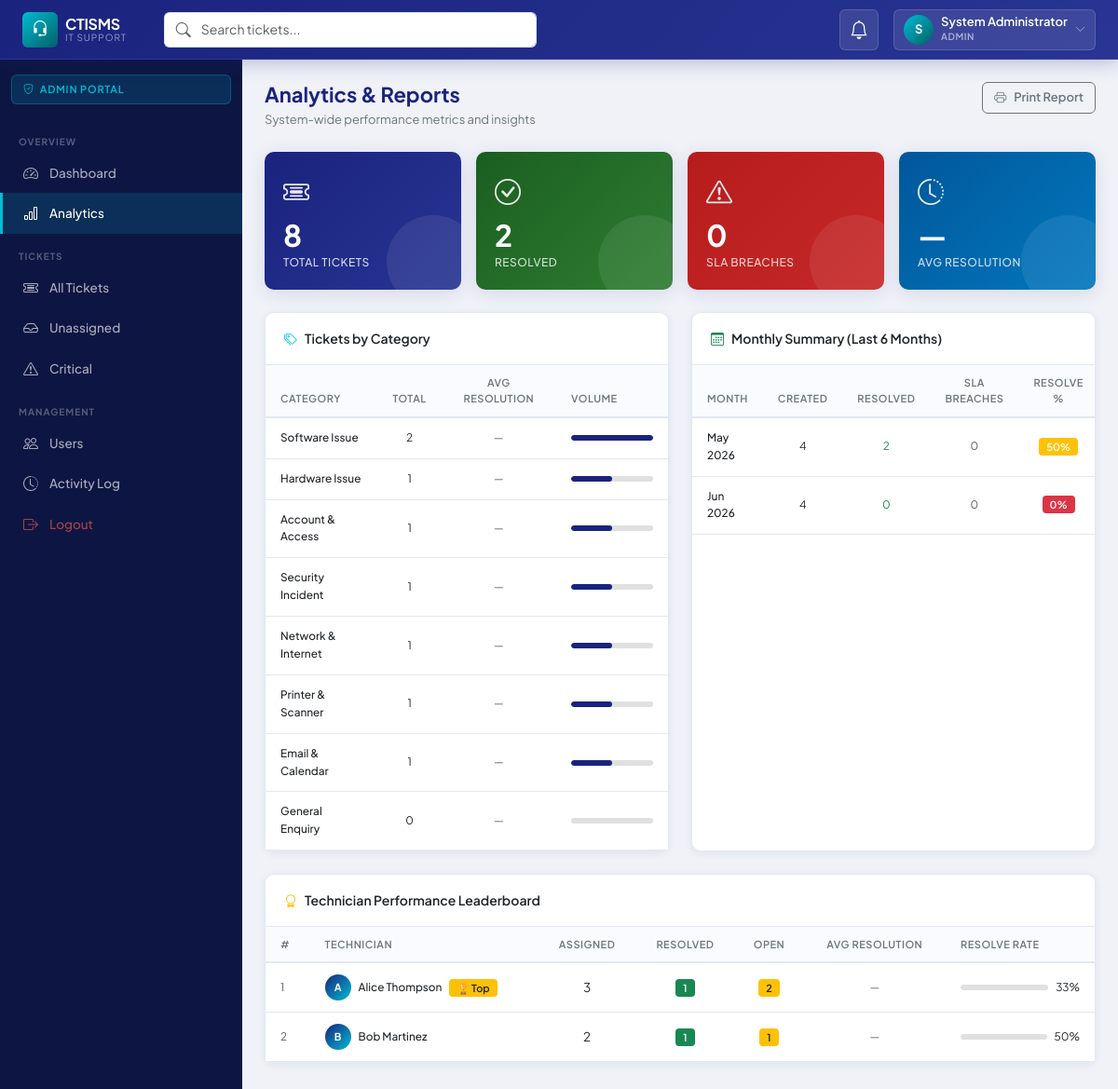
/public/admin/analytics.php (signed in), run on the app's committed database.
### tables this page shows
CREATE TABLE `users` (
  `id`             INT UNSIGNED     NOT NULL AUTO_INCREMENT,
  `name`           VARCHAR(100)     NOT NULL,
  `email`          VARCHAR(191)     NOT NULL,
  `password`       VARCHAR(255)     NOT NULL,
  `role`           ENUM('customer','technician','admin') NOT NULL DEFAULT 'customer',
  `phone`          VARCHAR(20)      DEFAULT NULL,
  `department`     VARCHAR(100)     DEFAULT NULL,
  `avatar`         VARCHAR(255)     DEFAULT NULL,
  `is_active`      TINYINT(1)       NOT NULL DEFAULT 1,
  `last_login`     DATETIME         DEFAULT NULL,
  `created_at`     DATETIME         NOT NULL DEFAULT CURRENT_TIMESTAMP,
  `updated_at`     DATETIME         NOT NULL DEFAULT CURRENT_TIMESTAMP ON UPDATE CURRENT_TIMESTAMP,
  PRIMARY KEY (`id`),
  UNIQUE KEY `uq_users_email` (`email`),
  KEY `idx_users_role` (`role`),
  KEY `idx_users_is_active` (`is_active`)
);

### config/database.php (called while the page is built, shortened)
<?php
class Database
{
    private static ?Database $instance = null;
    private PDO $pdo;
    private function __construct()
    {
        $dsn = sprintf(
            'mysql:host=%s;dbname=%s;charset=%s',
            DB_HOST, DB_NAME, DB_CHARSET
        );
        $options = [
            PDO::ATTR_ERRMODE            => PDO::ERRMODE_EXCEPTION,
            PDO::ATTR_DEFAULT_FETCH_MODE => PDO::FETCH_ASSOC,
            PDO::ATTR_EMULATE_PREPARES   => false,
        ];
        try {
            $this->pdo = new PDO($dsn, DB_USER, DB_PASS, $options);
        } catch (PDOException $e) {
            if (APP_ENV === 'development') {
                die('Database connection failed: ' . $e->getMessage());
            }
            die('A database error occurred. Please contact support.');
        }
    }
    public static function getInstance(): self
    {
        if (self::$instance === null) {
            self::$instance = new self();
        }
        return self::$instance;
    }
    public function query(string $sql, array $params = []): PDOStatement
    {
        $stmt = $this->pdo->prepare($sql);
        $stmt->execute($params);
        return $stmt;
    }
    public function fetchAll(string $sql, array $params = []): array
    {
        return $this->query($sql, $params)->fetchAll();
    }
    public function fetchOne(string $sql, array $params = []): array|false
    {
        return $this->query($sql, $params)->fetch();
    }
    public function fetchValue(string $sql, array $params = []): mixed
    {
        return $this->query($sql, $params)->fetchColumn();
    }
}

### app/models/Model.php (called while the page is built, shortened)
<?php
abstract class Model
{
    public function __construct()
    {
        $this->db = Database::getInstance();
    }
}

### app/models/TicketModel.php (called while the page is built, shortened)
<?php
class TicketModel extends Model
{
    public function getStats(?int $customerId = null, ?int $technicianId = null): array
    {
        $where  = '1=1';
        $params = [];
        return $this->db->fetchOne("
            SELECT
                COUNT(*) AS total,
                SUM(status = 'submitted')       AS submitted,
                SUM(status = 'open')            AS open,
                SUM(status = 'in_progress')     AS in_progress,
                SUM(status = 'awaiting_parts')  AS awaiting_parts,
                SUM(status = 'completed')        AS completed,
                SUM(status = 'closed')          AS closed,
                SUM(sla_breached = 1)           AS sla_breached,
                SUM(priority = 'critical')       AS critical
            FROM tickets
            WHERE {$where}
        ", $params) ?: [];
    }
}

### app/helpers.php (called while the page is built, shortened)
<?php
function e(mixed $val): string
{
    return htmlspecialchars((string)($val ?? ''), ENT_QUOTES | ENT_HTML5, 'UTF-8');
}

### app/models/UserModel.php (called while the page is built, shortened)
<?php
class UserModel extends Model
{
    public function getTechnicianPerformance(): array
    {
        return $this->db->fetchAll("
            SELECT u.id, u.name,
                COUNT(t.id)                                                        AS total_assigned,
                SUM(CASE WHEN t.status IN ('completed','closed') THEN 1 ELSE 0 END) AS resolved,
                SUM(CASE WHEN t.status NOT IN ('completed','closed') THEN 1 ELSE 0 END) AS open,
                ROUND(AVG(CASE WHEN t.closed_at IS NOT NULL
                    THEN TIMESTAMPDIFF(HOUR, t.created_at, t.closed_at) END), 1)   AS avg_resolution_hours
            FROM users u
            LEFT JOIN tickets t ON t.technician_id = u.id
            WHERE u.role = 'technician'
            GROUP BY u.id
            ORDER BY resolved DESC
        ");
    }
}

### public/admin/analytics.php (the view, shortened to what this page needs)
<?php
$ticketModel = new TicketModel();
$userModel   = new UserModel();
$stats       = $ticketModel->getStats();
$techPerf    = $userModel->getTechnicianPerformance();
$db = Database::getInstance();
$categoryBreakdown = $db->fetchAll("
    SELECT c.name, COUNT(t.id) as cnt,
           AVG(CASE WHEN t.closed_at IS NOT NULL THEN TIMESTAMPDIFF(HOUR, t.created_at, t.closed_at) END) as avg_hours
    FROM categories c
    LEFT JOIN tickets t ON t.category_id = c.id
    GROUP BY c.id
    ORDER BY cnt DESC
");
$avgResolution = $db->fetchValue("
    SELECT ROUND(AVG(TIMESTAMPDIFF(HOUR, created_at, closed_at)), 1)
    FROM tickets WHERE closed_at IS NOT NULL
");
$monthlySummary = $db->fetchAll("
    SELECT DATE_FORMAT(created_at, '%Y-%m') as month,
           COUNT(*) as total,
           SUM(status IN ('completed','closed')) as resolved,
           SUM(sla_breached = 1) as breached
    FROM tickets
    WHERE created_at >= DATE_SUB(NOW(), INTERVAL 6 MONTH)
    GROUP BY month
    ORDER BY month ASC
");
include __DIR__ . '/../../app/views/layouts/header.php';
include __DIR__ . '/../../app/views/layouts/sidebar.php';
?>
<div class="page-header">
    <div>
        <h1 class="page-title">Analytics & Reports</h1>
        <p class="page-subtitle">System-wide performance metrics and insights</p>
    </div>
    <button class="btn btn-outline-secondary" onclick="window.print()">
        <i class="bi bi-printer me-2"></i>Print Report
    </button>
</div>
<div class="row g-3 mb-4">
    <div class="col-6 col-md-3">
        <div class="stat-card stat-primary">
            <div class="stat-icon"><i class="bi bi-ticket-detailed"></i></div>
            <div class="stat-value"><?= (int)($stats['total'] ?? 0) ?></div>
            <div class="stat-label">Total Tickets</div>
        </div>
    </div>
    <div class="col-6 col-md-3">
        <div class="stat-card stat-success">
            <div class="stat-icon"><i class="bi bi-check-circle"></i></div>
            <div class="stat-value"><?= (int)(($stats['completed'] ?? 0) + ($stats['closed'] ?? 0)) ?></div>
            <div class="stat-label">Resolved</div>
        </div>
    </div>
    <div class="col-6 col-md-3">
        <div class="stat-card stat-danger">
            <div class="stat-icon"><i class="bi bi-exclamation-triangle"></i></div>
            <div class="stat-value"><?= (int)($stats['sla_breached'] ?? 0) ?></div>
            <div class="stat-label">SLA Breaches</div>
        </div>
    </div>
    <div class="col-6 col-md-3">
        <div class="stat-card stat-info">
            <div class="stat-icon"><i class="bi bi-clock-history"></i></div>
            <div class="stat-value"><?= $avgResolution ? $avgResolution . 'h' : '—' ?></div>
            <div class="stat-label">Avg Resolution</div>
        </div>
    </div>
</div>
<div class="row g-4 mb-4">
    <div class="col-lg-6">
        <div class="card h-100">
            <div class="card-header"><i class="bi bi-tags me-2 text-info"></i>Tickets by Category</div>
            <div class="card-body p-0">
                <div class="table-responsive">
                    <table class="table table-sm mb-0">
                        <thead>
                            <tr>
                                <th>Category</th>
                                <th class="text-center">Total</th>
                                <th class="text-center">Avg Resolution</th>
                                <th>Volume</th>
                            </tr>
                        </thead>
                        <tbody>
                        <?php
                        $maxCat = max(array_column($categoryBreakdown, 'cnt') ?: [1]);
                        foreach ($categoryBreakdown as $cb):
                        ?>
                            <tr>
                                <td class="small fw-500"><?= e($cb['name']) ?></td>
                                <td class="text-center small"><?= (int)$cb['cnt'] ?></td>
                                <td class="text-center text-muted small">
                                    <?= $cb['avg_hours'] ? round($cb['avg_hours'], 1) . 'h' : '—' ?>
                                </td>
                                <td style="width:120px">
                                    <div class="sla-bar">
                                        <div class="sla-bar-fill" style="width:<?= $maxCat ? round(($cb['cnt']/$maxCat)*100) : 0 ?>%;background:#1a237e"></div>
                                    </div>
                                </td>
                            </tr>
                        <?php endforeach; ?>
                        </tbody>
                    </table>
                </div>
            </div>
        </div>
    </div>
    <div class="col-lg-6">
        <div class="card h-100">
            <div class="card-header"><i class="bi bi-calendar3 me-2 text-success"></i>Monthly Summary (Last 6 Months)</div>
            <div class="card-body p-0">
                <div class="table-responsive">
                    <table class="table table-sm mb-0">
                        <thead>
                            <tr>
                                <th>Month</th>
                                <th class="text-center">Created</th>
                                <th class="text-center">Resolved</th>
                                <th class="text-center">SLA Breaches</th>
                                <th class="text-center">Resolve %</th>
                            </tr>
                        </thead>
                        <tbody>
                        <?php foreach ($monthlySummary as $ms): ?>
                            <tr>
                                <td class="small fw-500"><?= date('M Y', strtotime($ms['month'] . '-01')) ?></td>
                                <td class="text-center small"><?= (int)$ms['total'] ?></td>
                                <td class="text-center small text-success"><?= (int)$ms['resolved'] ?></td>
                                <td class="text-center small <?= $ms['breached'] > 0 ? 'text-danger' : 'text-muted' ?>">
                                    <?= (int)$ms['breached'] ?>
                                </td>
                                <td class="text-center small">
                                    <?php $pct = $ms['total'] > 0 ? round(($ms['resolved']/$ms['total'])*100) : 0; ?>
                                    <span class="badge bg-<?= $pct >= 80 ? 'success' : ($pct >= 50 ? 'warning' : 'danger') ?>">
                                        <?= $pct ?>%
                                    </span>
                                </td>
                            </tr>
                        <?php endforeach; ?>
                        </tbody>
                    </table>
                </div>
            </div>
        </div>
    </div>
</div>
<div class="card mb-4">
    <div class="card-header"><i class="bi bi-award me-2 text-warning"></i>Technician Performance Leaderboard</div>
    <div class="card-body p-0">
        <div class="table-responsive">
            <table class="table table-hover mb-0">
                <thead>
                    <tr>
                        <th>#</th>
                        <th>Technician</th>
                        <th class="text-center">Assigned</th>
                        <th class="text-center">Resolved</th>
                        <th class="text-center">Open</th>
                        <th class="text-center">Avg Resolution</th>
                        <th>Resolve Rate</th>
                    </tr>
                </thead>
                <tbody>
                <?php foreach ($techPerf as $i => $tp): ?>
                    <tr>
                        <td class="text-muted small"><?= $i + 1 ?></td>
                        <td>
                            <div class="d-flex align-items-center gap-2">
                                <div class="comment-avatar" style="width:28px;height:28px;font-size:11px">
                                    <?= strtoupper(substr($tp['name'], 0, 1)) ?>
                                </div>
                                <span class="fw-500 small"><?= e($tp['name']) ?></span>
                                <?php if ($i === 0 && $tp['resolved'] > 0): ?>
                                <span class="badge bg-warning text-dark">🏆 Top</span>
                                <?php endif; ?>
                            </div>
                        </td>
                        <td class="text-center"><?= (int)$tp['total_assigned'] ?></td>
                        <td class="text-center"><span class="badge bg-success"><?= (int)$tp['resolved'] ?></span></td>
                        <td class="text-center"><span class="badge bg-warning text-dark"><?= (int)$tp['open'] ?></span></td>
                        <td class="text-center text-muted small">
                            <?= $tp['avg_resolution_hours'] ? $tp['avg_resolution_hours'] . 'h' : '—' ?>
                        </td>
                        <td style="width:160px">
                            <?php $rate = $tp['total_assigned'] > 0 ? round(($tp['resolved']/$tp['total_assigned'])*100) : 0; ?>
                            <div class="d-flex align-items-center gap-2">
                                <div class="flex-grow-1 sla-bar">
                                    <div class="sla-bar-fill <?= $rate >= 80 ? 'sla-good' : ($rate >= 50 ? 'sla-warn' : 'sla-breach') ?>"
                                         style="width:<?= $rate ?>%"></div>
                                </div>
                                <span class="small"><?= $rate ?>%</span>
                            </div>
                        </td>
                    </tr>
                <?php endforeach; ?>
                </tbody>
            </table>
        </div>
    </div>
</div>
<?php
include __DIR__ . '/../../app/views/layouts/footer.php';
?>

### data on the page
users: name "A", name "Alice Thompson", shows "🏆 Top", total_assigned "3", resolved "1", open "2", rate "33"
users: name "B", name "Bob Martinez", total_assigned "2", resolved "1", open "1", rate "50"

### other printed values
APP_NAME "CTISMS"
substr(Auth::name() ?? 'U', 0, 1) "S"
Auth::name() "System Administrator"
Auth::role() "ADMIN"
$role "ADMIN"
$label "Dashboard Analytics All Tickets Unassigned Critical Users Activity Log"
$stats['total'] "8"
$stats['sla_breached'] "0"
$cb['name'] "Software Issue"
$cb['cnt'] "2"
$cb['name'] "Hardware Issue"
$cb['cnt'] "1"
$cb['name'] "Account & Access"
$cb['name'] "Security Incident"
$cb['name'] "Network & Internet"
